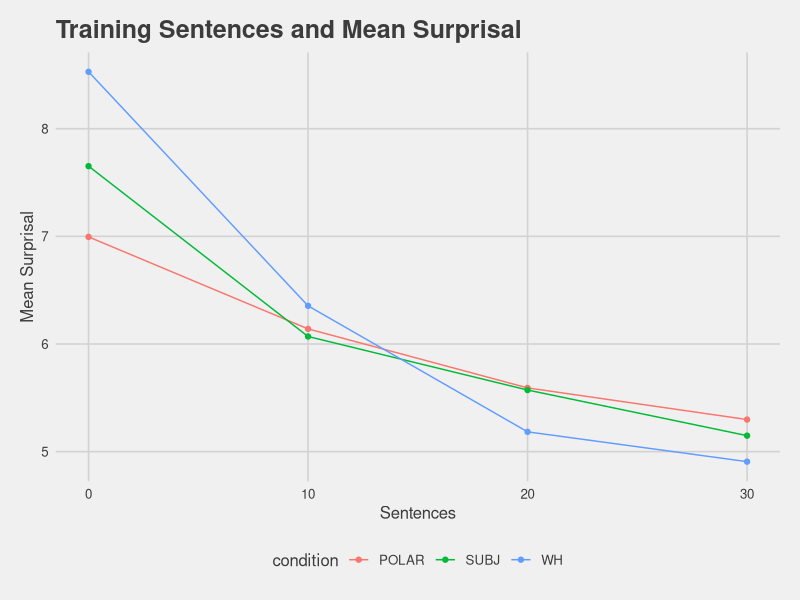
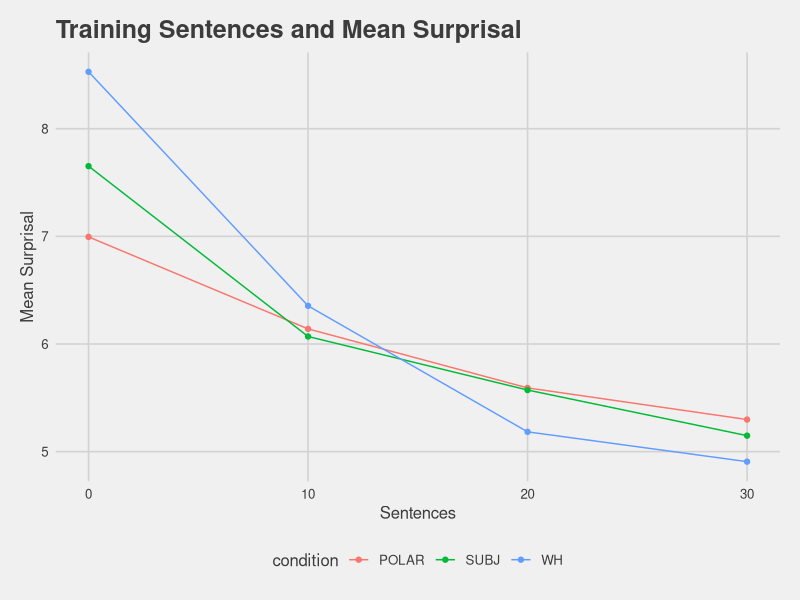

Reproduce these figures in R, in order.
library(tidyverse)
library(ggplot2)
library(ggthemes)
num_trained = c(0, 10, 20, 30)
POLAR_0 = read.csv("gpt2_satiation/SurpOut/gen_POLAR_0_surprisals.csv")
POLAR_10 = read.csv("gpt2_satiation/SurpOut/gen_POLAR_10_surprisals.csv")
POLAR_20 = read.csv("gpt2_satiation/SurpOut/gen_POLAR_20_surprisals.csv")
POLAR_30 = read.csv("gpt2_satiation/SurpOut/gen_POLAR_30_surprisals.csv")
P_0 = mean(POLAR_0$mean_surprisal)
P_10 = mean(POLAR_10$mean_surprisal)
P_20 = mean(POLAR_20$mean_surprisal)
P_30 = mean(POLAR_30$mean_surprisal)
surprisal = c(P_0, P_10, P_20, P_30)
condition = c("POLAR", "POLAR", "POLAR", "POLAR")
polar_df = data.frame(num_trained, surprisal, condition)


WH_0 = read.csv("gpt2_satiation/SurpOut/gen_WH_0_surprisals.csv")
WH_10 = read.csv("gpt2_satiation/SurpOut/gen_WH_10_surprisals.csv")
WH_20 = read.csv("gpt2_satiation/SurpOut/gen_WH_20_surprisals.csv")
WH_30 = read.csv("gpt2_satiation/SurpOut/gen_WH_30_surprisals.csv")
W_0 = mean(WH_0$mean_surprisal)
W_10 = mean(WH_10$mean_surprisal)
W_20 = mean(WH_20$mean_surprisal)
W_30 = mean(WH_30$mean_surprisal)
surprisal = c(W_0, W_10, W_20, W_30)
condition = c("WH", "WH", "WH", "WH")
wh_df = data.frame(num_trained, surprisal, condition)


SUBJ_0 = read.csv("gpt2_satiation/SurpOut/gen_SUBJ_0_surprisals.csv")
SUBJ_10 = read.csv("gpt2_satiation/SurpOut/gen_SUBJ_10_surprisals.csv")
SUBJ_20 = read.csv("gpt2_satiation/SurpOut/gen_SUBJ_20_surprisals.csv")
SUBJ_30 = read.csv("gpt2_satiation/SurpOut/gen_SUBJ_30_surprisals.csv")
S_0 = mean(SUBJ_0$mean_surprisal)
S_10 = mean(SUBJ_10$mean_surprisal)
S_20 = mean(SUBJ_20$mean_surprisal)
S_30 = mean(SUBJ_30$mean_surprisal)
surprisal = c(S_0, S_10, S_20, S_30)
condition = c("SUBJ", "SUBJ", "SUBJ", "SUBJ")
subj_df = data.frame(num_trained, surprisal, condition)

surprisal_v_training = rbind(polar_df, wh_df)
surprisal_v_training = rbind(surprisal_v_training, subj_df)

surprisal_v_training %>%
  ggplot((aes(x = num_trained, y= surprisal))) +
  geom_line(aes(group = condition, color = condition)) +
  geom_point(aes(color = condition)) +
  #geom_smooth(method = "lm", se=FALSE) +
  labs(title = "Training Sentences and Mean Surprisal", 
       x = "Sentences", 
       y = "Mean Surprisal") +
  theme_fivethirtyeight() +
  theme(axis.title = element_text())

ggsave("gpt2_satiation/plots/sentences_v_mean_surprisal.png", )